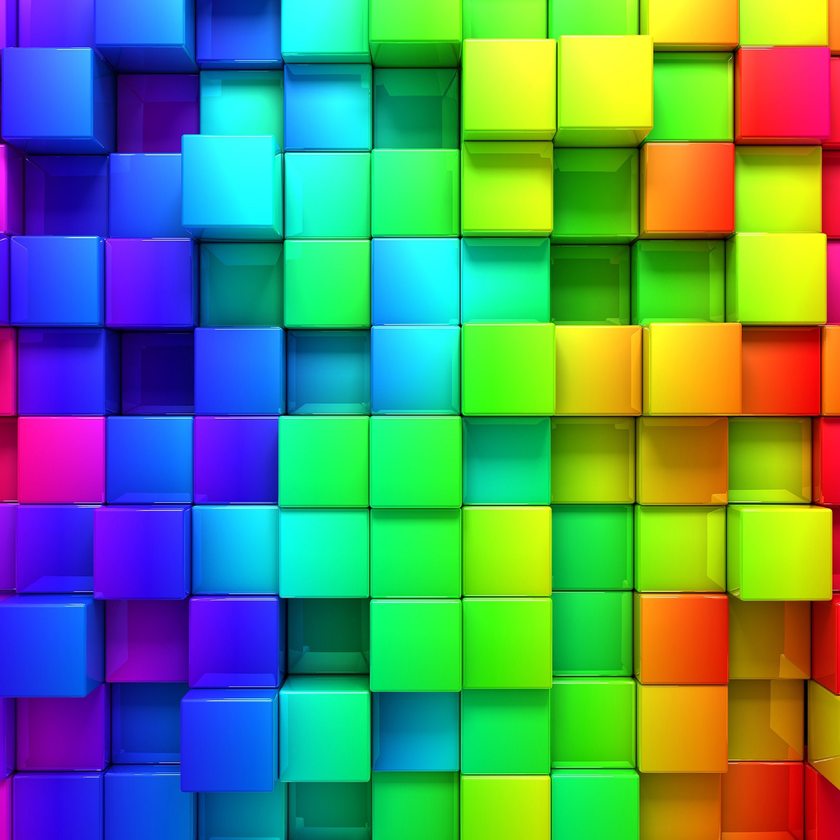
#> input picture assets/image-1.png, 840 x 840 px, shrunk from 1280 x 1280 before the run
$ python grayscale.py
#> lines starting #> are read from the running program, lines starting #| are printed output that depends on the picture
import matplotlib.pyplot as plt
from PIL import Image
import numpy as np

img = Image.open("../assets/image-1.png")
#> img is the input picture: PIL image 840x840 RGB; mean R, G, B 86.3, 140.8, 108.7
img_data = np.array(img)

for y in range(img.height):
    for x in range(img.width // 2, img.width):
        r, g, b = map(int, img_data[y, x])
        # uchta rangning o'rta arifmetigi
        k = (r + g + b) // 3
        img_data[y, x] = (k, k, k)
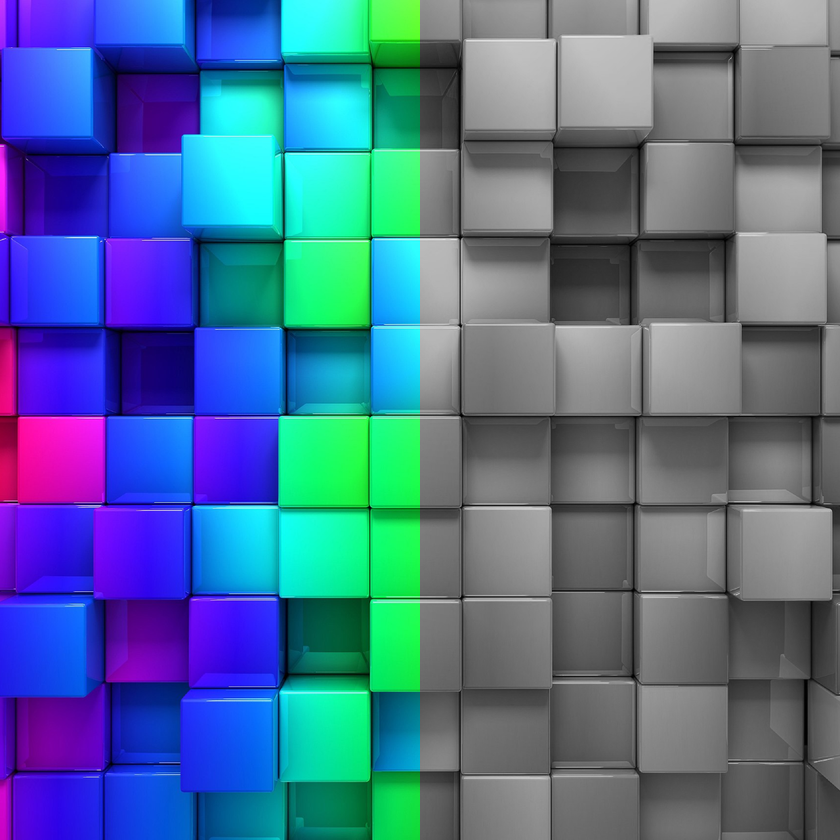
#> img_data: shape (840, 840, 3); mean R, G, B 77.1, 109.8, 148.4

# Rasm qilib saqlash
Image.fromarray(img_data).save("../output/grayscale.png")

plt.imshow(img_data)
plt.title('itboom.uz')
plt.axis('off')  # Hide the axis
plt.show()

$ run again, with assets/image-2.png copied over assets/image-1.png
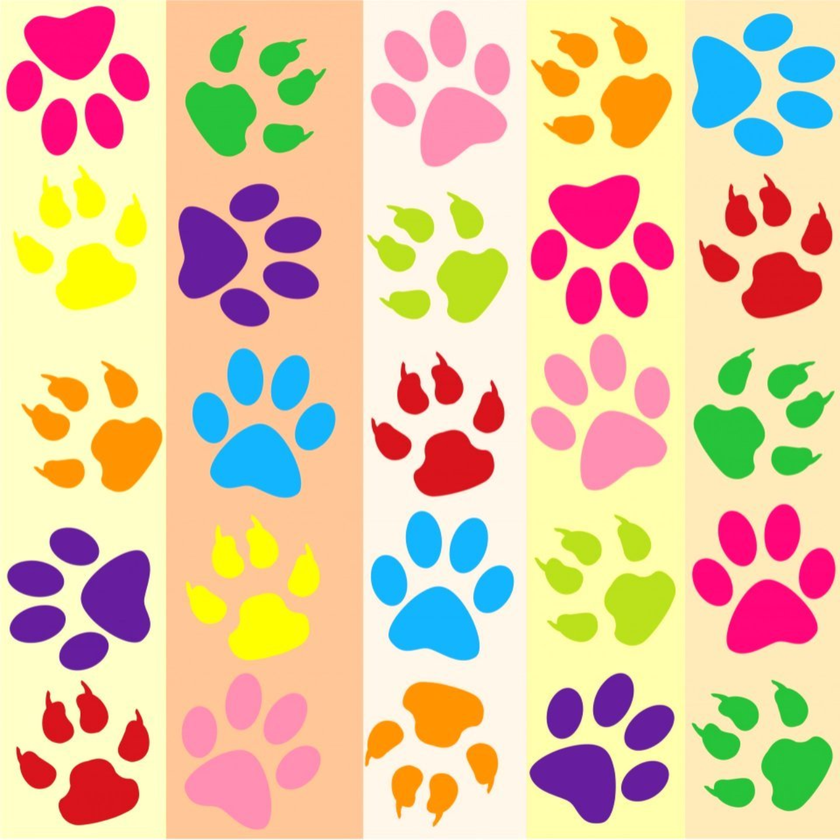
#> input picture assets/image-2.png, 840 x 840 px, shrunk from 1280 x 1280 before the run
#> img is the input picture: PIL image 840x840 RGB; mean R, G, B 226.1, 197.5, 161.7
#> after the loop `for y in range(img.height):`:
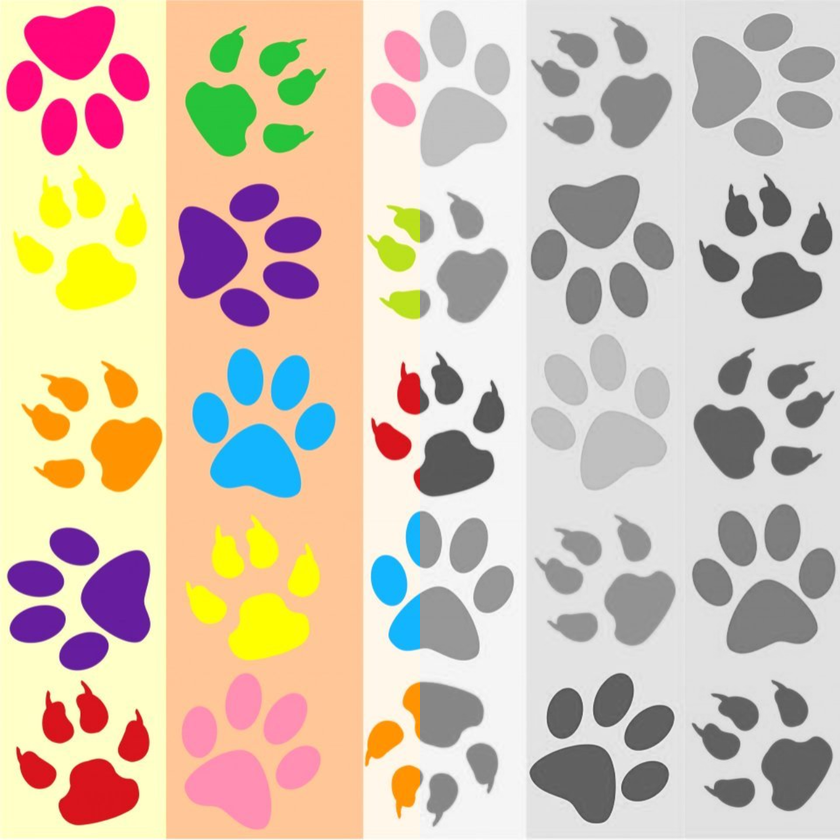
#> img_data: shape (840, 840, 3); mean R, G, B 212.1, 195.3, 177.4

$ run again, with assets/envmap.jpg saved as assets/image-1.png
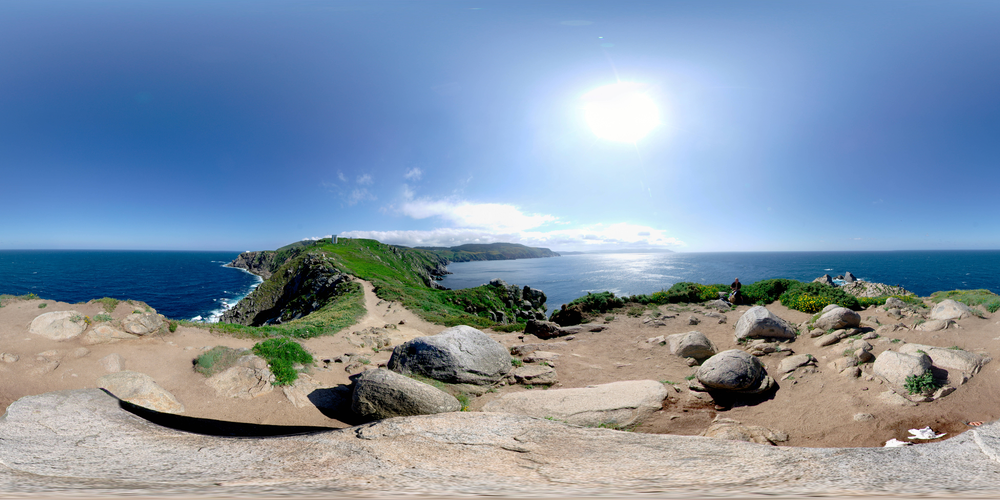
#> input picture assets/envmap.jpg, 1000 x 500 px, shrunk from 7616 x 3808 before the run
#> img is the input picture: PIL image 1000x500 RGB; mean R, G, B 130.1, 148, 167.7
#> after the loop `for y in range(img.height):`:
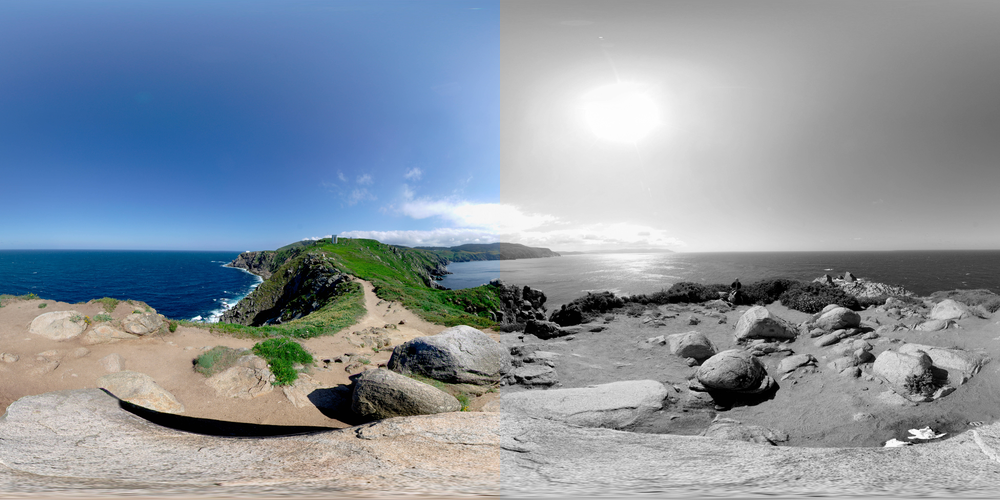
#> img_data: shape (500, 1000, 3); mean R, G, B 137.5, 148.2, 159.6
